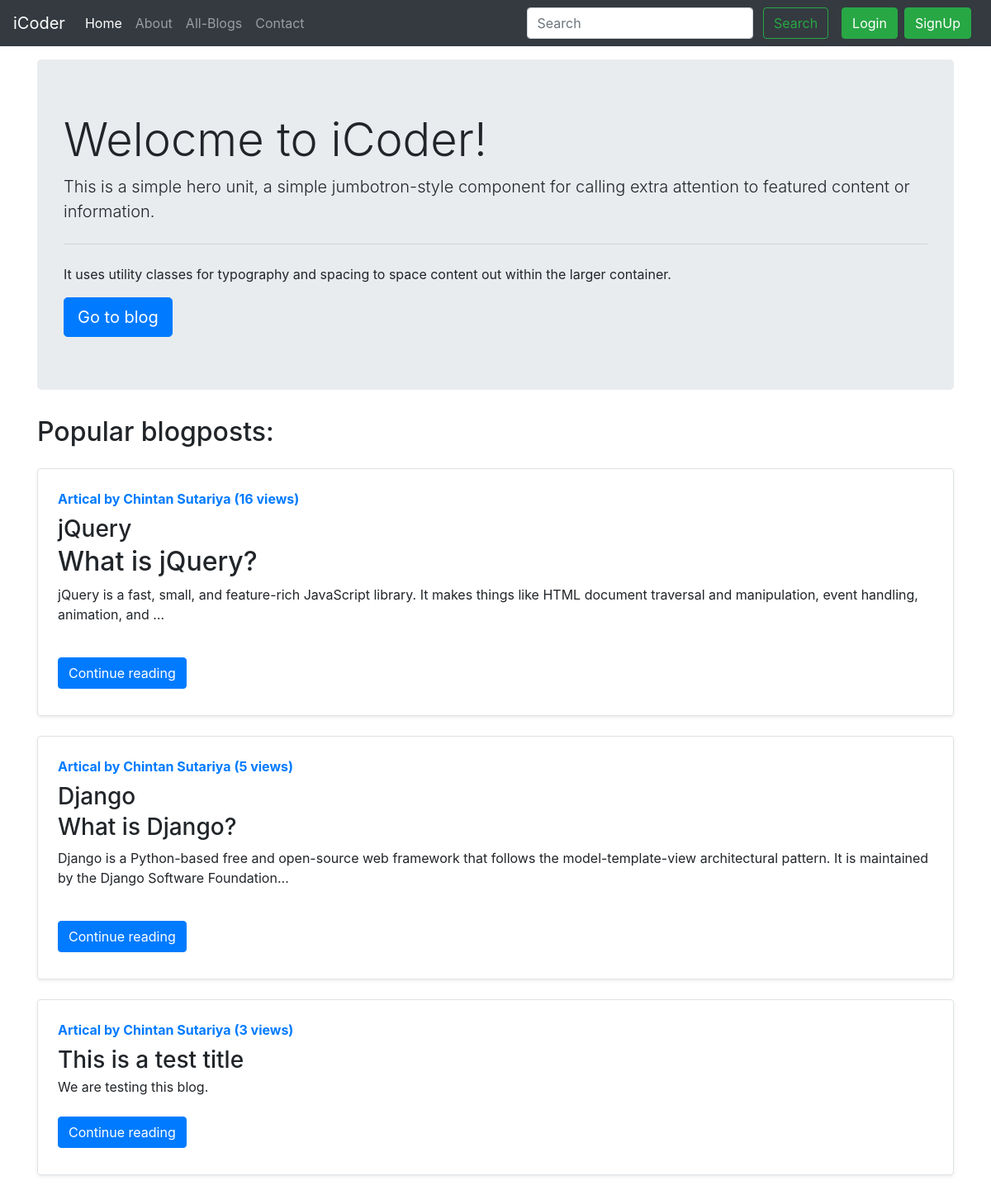
The page / on the database its author committed.
### blog/models.py (models this page shows, shortened)
class Post(models.Model):
    sno = models.AutoField(primary_key=True)
    title = models.CharField(max_length=255)
    content = models.TextField()
    author = models.CharField(max_length=100)
    slug = models.CharField(max_length=130)
    views=models.IntegerField(default=0)
    timeStamp = models.DateTimeField(blank=True)

### home/views.py (the view)
# urls.py: path('', views.home, name='home'),
def home(request):
    allPosts = Post.objects.all().order_by('-views')[:3]
    context ={'allPosts': allPosts}
    return render(request,'home/home.html', context)

### templates/home/home.html (shortened to what this page needs)
{% extends 'base.html' %}
{% block homeactive %} active {% endblock homeactive %}
{% block body %}
<div class="container my-3">
    <div class="jumbotron">
        <h1 class="display-4">Welocme to iCoder!</h1>
        <p class="lead">
            This is a simple hero unit, a simple jumbotron-style component for calling
            extra attention to featured content or information.
        </p>
        <hr class="my-4" />
        <p>
            It uses utility classes for typography and spacing to space content out
            within the larger container.
        </p>
        <a class="btn btn-primary btn-lg" href="/blog" role="button">Go to blog</a>
    </div>
</div>
<div class="container">
    <h2>Popular blogposts:</h2>
    {% for post in allPosts %}
    <div class="row no-gutters border rounded overflow-hidden flex-md-row my-4 shadow-sm h-md-250 position-relative">
        <div class="col p-4 d-flex flex-column position-static">
            <strong class="d-inline-block mb-2 text-primary">Artical by {{post.author}} ({{post.views}} views)</strong>
            <h3 class="mb-0">{{post.title}}</h3>
            <p class="card-text mb-auto"><div class="preview">
                {{post.content|safe|truncatechars:200}}
                </div>
            </p>
            <div class="my-2">
                <a href="/blog/{{post.slug}}" roll="button" class="btn btn-primary">Continue reading</a>
            </div>
        </div>
    </div>
    {% endfor %}
</div>
{% endblock body %}

### rows shown on the page
Post: author "Chintan Sutariya", views "16", title "jQuery", content "What is jQuery? jQuery is a fast, small, and feature-rich JavaScript library. It makes things like HTML document traversal and manipulation, event handling, animation, and …"
Post: author "Chintan Sutariya", views "5", title "Django", content "What is Django? Django is a Python-based free and open-source web framework that follows the model-template-view architectural pattern. It is maintained by the Django Software Foundation…"
Post: author "Chintan Sutariya", views "3", title "This is a test title", content "We are testing this blog."
